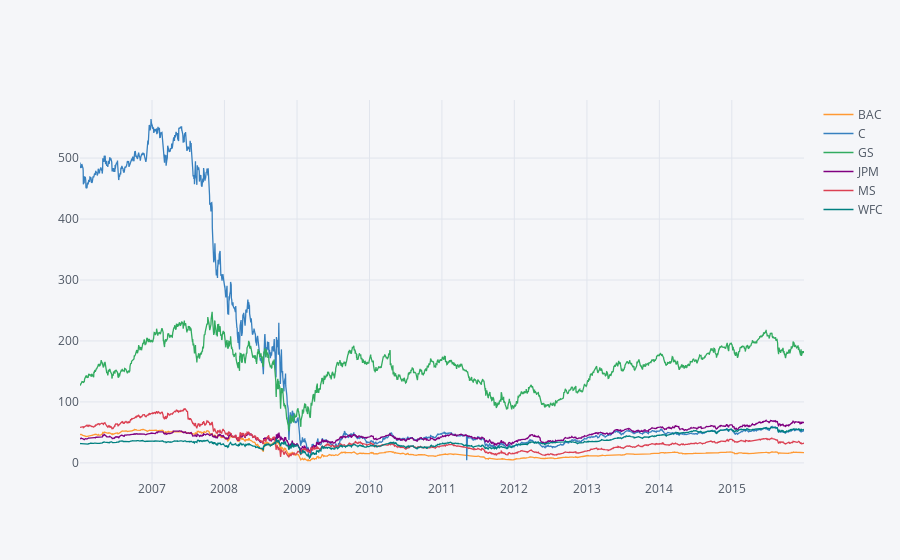

Notebook code cell kept with this figure:
### Code cell
df.xs(key='Close',axis=1,level='Stock Info').iplot()

### Figure 1 — Plotly figure (JSON) as saved in the notebook; plotly's stock layout.template omitted (floating-point values rounded to 4 significant figures; data arrays with more than 128 entries replaced by an {"elided": "..."} marker saying what was removed)
{"data": [{"line": {"color": "rgba(255, 153, 51, 1.0)", "dash": "solid", "shape": "linear", "width": 1.3}, "mode": "lines", "name": "BAC", "text": "", "type": "scatter", "uid": "f8e6bd9c-18b4-48fe-9868-20fb24574856", "x": {"elided": "2517 str values"}, "y": {"elided": "2517 float values"}}, {"line": {"color": "rgba(55, 128, 191, 1.0)", "dash": "solid", "shape": "linear", "width": 1.3}, "mode": "lines", "name": "C", "text": "", "type": "scatter", "uid": "afea33b1-bc75-4e4d-8cce-69d779098511", "x": {"elided": "2517 str values"}, "y": {"elided": "2517 float values"}}, {"line": {"color": "rgba(50, 171, 96, 1.0)", "dash": "solid", "shape": "linear", "width": 1.3}, "mode": "lines", "name": "GS", "text": "", "type": "scatter", "uid": "a216c8e1-9801-4461-8372-9108b79d26a6", "x": {"elided": "2517 str values"}, "y": {"elided": "2517 float values"}}, {"line": {"color": "rgba(128, 0, 128, 1.0)", "dash": "solid", "shape": "linear", "width": 1.3}, "mode": "lines", "name": "JPM", "text": "", "type": "scatter", "uid": "efb1dc0b-d9a2-4a78-8e3c-d971f56b27e4", "x": {"elided": "2517 str values"}, "y": {"elided": "2517 float values"}}, {"line": {"color": "rgba(219, 64, 82, 1.0)", "dash": "solid", "shape": "linear", "width": 1.3}, "mode": "lines", "name": "MS", "text": "", "type": "scatter", "uid": "afe150b6-fe68-4b0d-a5f2-837d891150f3", "x": {"elided": "2517 str values"}, "y": {"elided": "2517 float values"}}, {"line": {"color": "rgba(0, 128, 128, 1.0)", "dash": "solid", "shape": "linear", "width": 1.3}, "mode": "lines", "name": "WFC", "text": "", "type": "scatter", "uid": "d992f13f-5c5f-4eb4-8486-45a720f08431", "x": {"elided": "2517 str values"}, "y": {"elided": "2517 float values"}}], "layout": {"legend": {"bgcolor": "#F5F6F9", "font": {"color": "#4D5663"}}, "paper_bgcolor": "#F5F6F9", "plot_bgcolor": "#F5F6F9", "title": {"font": {"color": "#4D5663"}}, "xaxis": {"gridcolor": "#E1E5ED", "showgrid": true, "tickfont": {"color": "#4D5663"}, "title": {"font": {"color": "#4D5663"}, "text": ""}, "zerolinecolor": "#E1E5ED"}, "yaxis": {"gridcolor": "#E1E5ED", "showgrid": true, "tickfont": {"color": "#4D5663"}, "title": {"font": {"color": "#4D5663"}, "text": ""}, "zerolinecolor": "#E1E5ED"}}}
